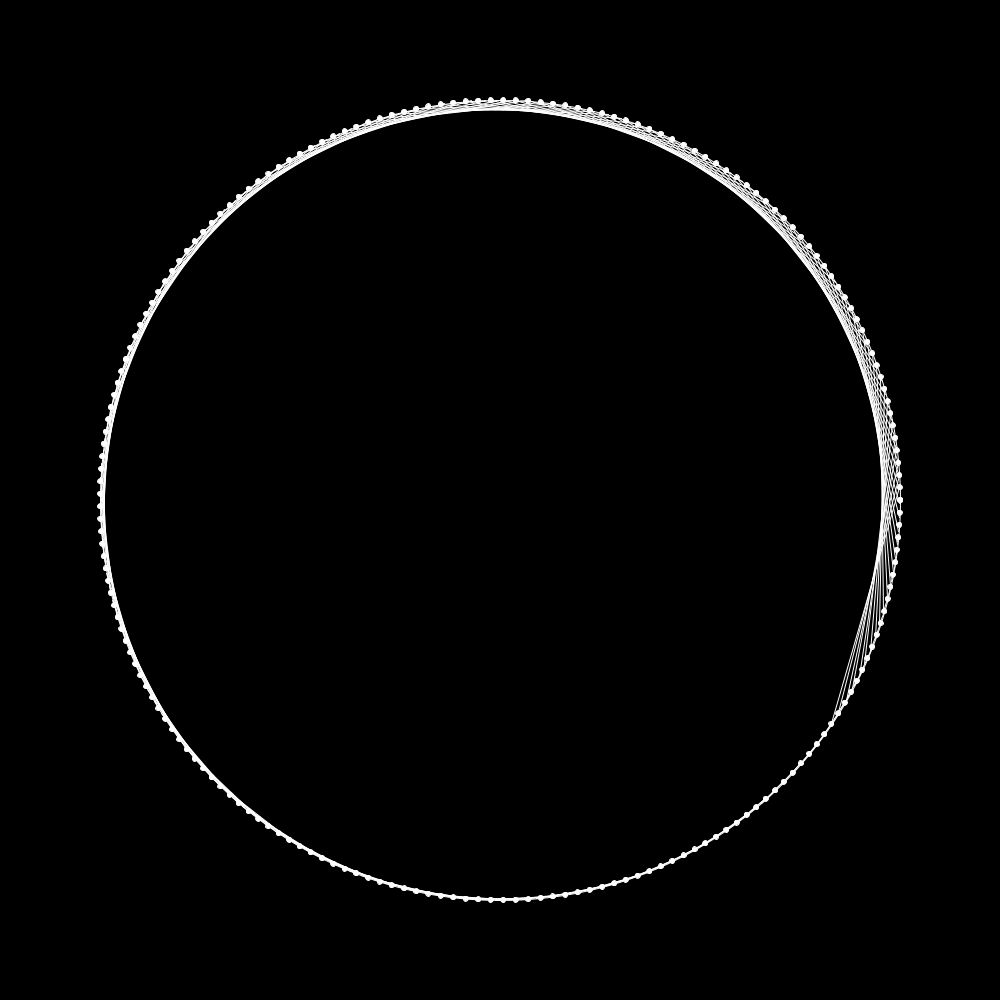
Frame 1 (no input)
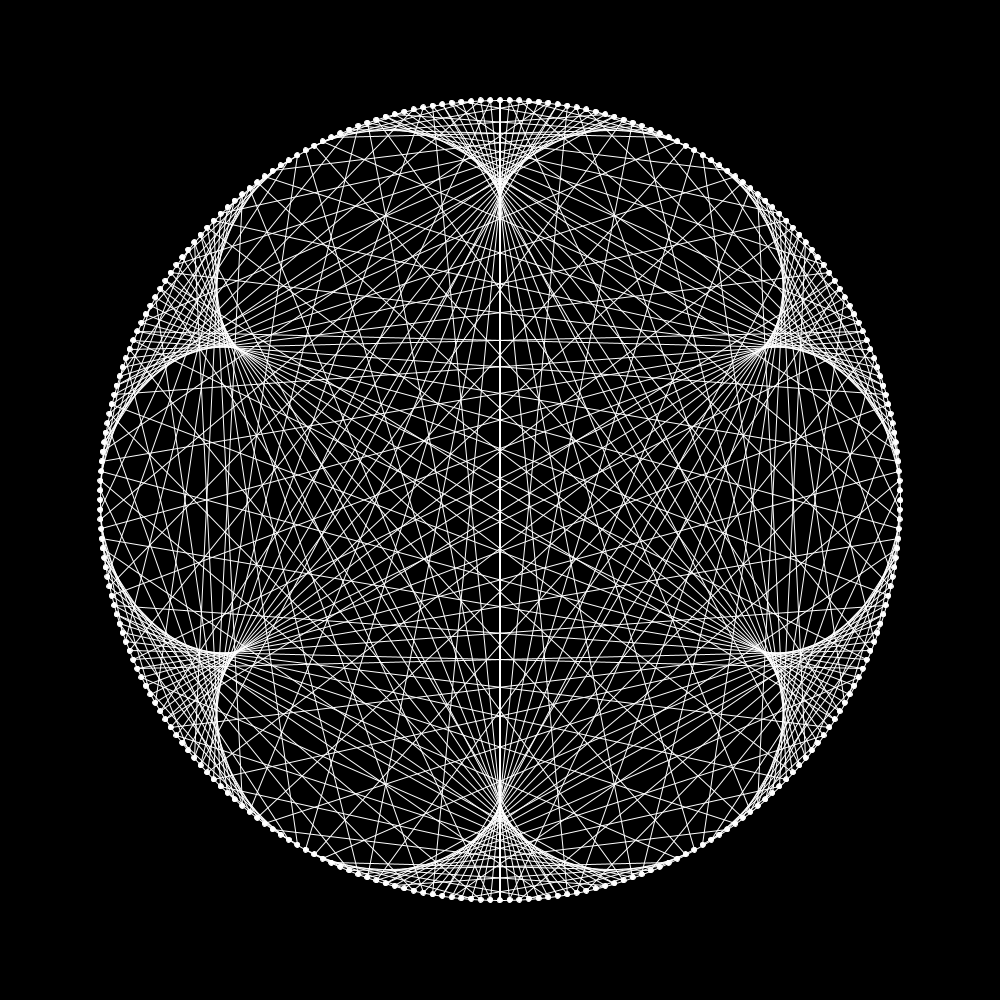
Frame 60 (the mouse pressed at the canvas centre just before this capture)
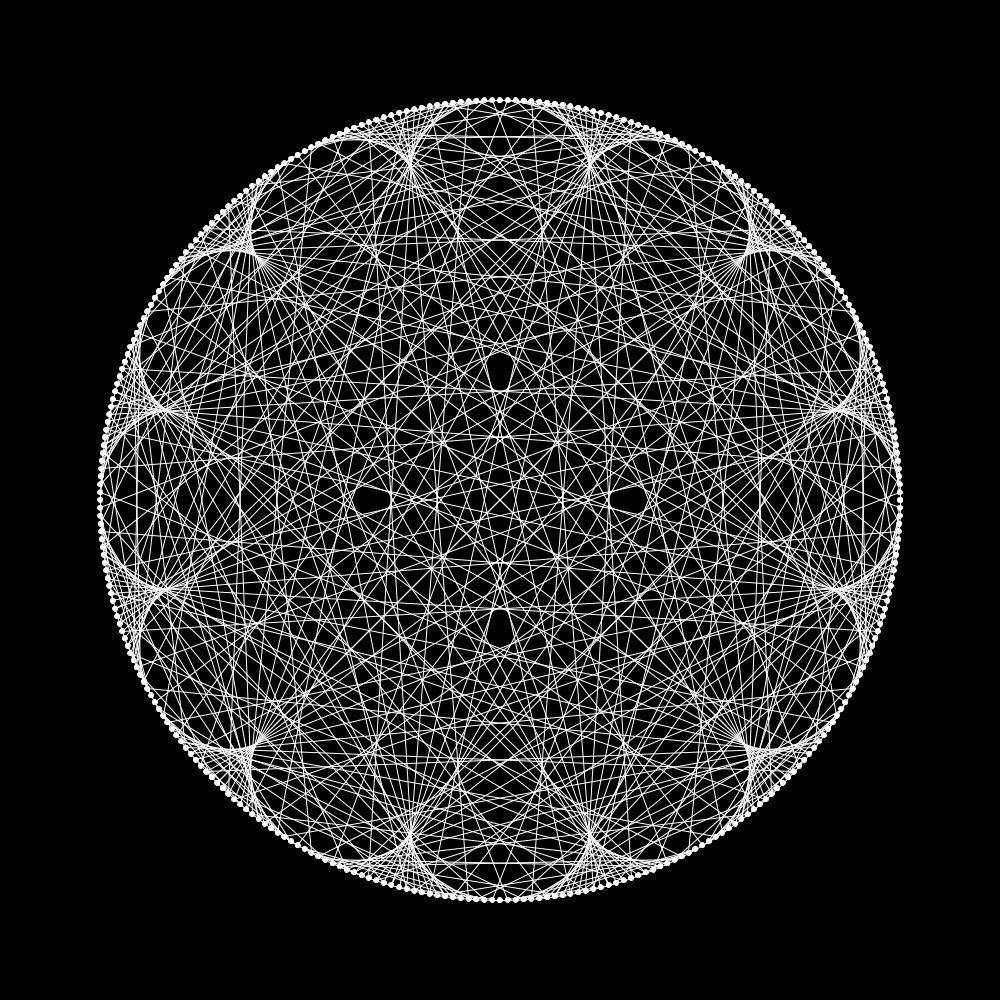
Frame 120 (the mouse held since frame 60 and released just before this capture)

The Processing sketch that drew these frames (run headless with seeded random() and noise(); from frame 60 on, the mouse is pressed at the canvas centre):

// Processing sketch: multiple
// ── multiple.pde
float D_min = 1.f;
float D_max = 20.f;
float D = D_min;
float D_inc = 0.1f;

int N_min = 200;
int N_max = 200;
int N = N_min;
int N_inc = 1;

float d_angle = TWO_PI / (float)N;

float cx = 0;
float cy = 0;
float r = 0;

int i = 0;

int color_b = 0;

////////////////////////////////////////////////

void KeyReleased() {
  
  if (key == ESC) {
    exit();
  }
}

void setup() {
  
  size(1000, 1000);
  
  cx = width / 2.f;
  cy = height / 2.f;
  r = height / 2.f - 100;
  
}

void draw() {
  
  background(0); 
  
  N += N_inc;
  D += D_inc;
  
  if ( D < D_min ) {
    D = D_min;
    D_inc *= -1;
    N_inc *= -1;
  }
  else if ( D > D_max) {
    D = D_max;
    D_inc *= -1;
    N_inc *= -1;
  }
  
  d_angle = TWO_PI / (float)N;
  
  //full circle
  stroke(255);
  strokeWeight(1);
  noFill();
  circle(cx,cy,2*r);
 
 // ticks
  stroke(255);
  fill(255);
  for( float angle = 0.f ; angle <= TWO_PI ; angle += d_angle) {
    float x = cx + r * cos(angle);
    float y = cy + r * sin(angle);
    circle(x,y,5);
  }
    
  // lines
  stroke(255);
  strokeWeight(1);
  noFill();

  for( int i = 0 ; i < N ; i++ ) {
  
    float u1 = (float)i;   
    float angle1 = u1 * d_angle;
    float x1 = cx + r * cos(angle1);
    float y1 = cy + r * sin(angle1);
           
    float angle2 = angle1 * D;
    float x2 = cx + r * cos(angle2);
    float y2 = cy + r * sin(angle2);
       
    line(x1,y1,x2,y2);
    
  }
}

void mousePressed() {
  
  /*
  if ( mouseButton == LEFT ) {
   D += 0.1;
  }
  else {
    D -= 1.;
  }
  
  N += 1 ;
  d_angle = TWO_PI / (float)N;
  */
  
  /*
  N_inc *= -1;
  D_inc *= -1.f;
  */
}
